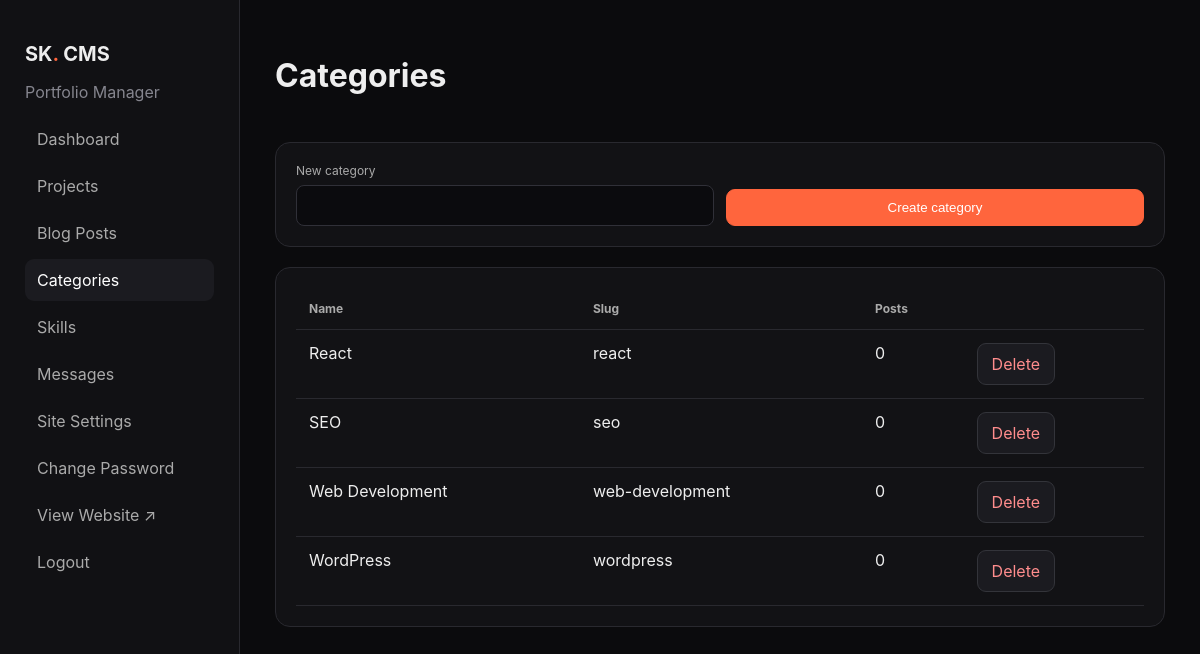
The app's page /admin/categories.php (signed in) with its own data.
### tables this page shows
CREATE TABLE IF NOT EXISTS categories(id INT UNSIGNED AUTO_INCREMENT PRIMARY KEY,name VARCHAR(120) NOT NULL,slug VARCHAR(160) NOT NULL UNIQUE,created_at TIMESTAMP DEFAULT CURRENT_TIMESTAMP);

### config.php (called while the page is built, shortened)
<?php
function db():PDO{static $p; if(!$p)$p=new PDO('mysql:host='.DB_HOST.';dbname='.DB_NAME.';charset=utf8mb4',DB_USER,DB_PASS,[PDO::ATTR_ERRMODE=>PDO::ERRMODE_EXCEPTION,PDO::ATTR_DEFAULT_FETCH_MODE=>PDO::FETCH_ASSOC,PDO::ATTR_EMULATE_PREPARES=>false]);return $p;}
function e(mixed $v):string{return htmlspecialchars((string)$v,ENT_QUOTES,'UTF-8');}
function csrf():string{if(empty($_SESSION['csrf']))$_SESSION['csrf']=bin2hex(random_bytes(32));return $_SESSION['csrf'];}

### admin/categories.php (the view)
<?php $page='categories';require __DIR__.'/_head.php';$msg='';if(isset($_GET['delete'])){check_csrf();db()->prepare('DELETE FROM categories WHERE id=?')->execute([(int)$_GET['delete']]);header('Location:categories.php');exit;}if($_SERVER['REQUEST_METHOD']==='POST'){try{check_csrf();$n=trim($_POST['name']??'');if(!$n)throw new RuntimeException('Category name required.');db()->prepare('INSERT INTO categories(name,slug) VALUES(?,?)')->execute([$n,slugify($n)]);$msg='Category created.';}catch(Throwable $e){$msg=$e->getMessage();}}$rows=db()->query('SELECT c.*,COUNT(p.id) post_count FROM categories c LEFT JOIN posts p ON p.category_id=c.id GROUP BY c.id ORDER BY c.name')->fetchAll();?><div class="topbar"><h1>Categories</h1></div><?php if($msg):?><div class="alert"><?=e($msg)?></div><?php endif;?><div class="panel"><form class="row" method="post"><input type="hidden" name="csrf" value="<?=e(csrf())?>"><label>New category<input name="name" required></label><button class="btn primary" style="align-self:end">Create category</button></form></div><div class="panel" style="margin-top:20px"><table class="table"><tr><th>Name</th><th>Slug</th><th>Posts</th><th></th></tr><?php foreach($rows as $r):?><tr><td><?=e($r['name'])?></td><td><?=e($r['slug'])?></td><td><?=e($r['post_count'])?></td><td><a class="btn danger" onclick="return confirm('Delete category? Posts will remain uncategorized.')" href="?delete=<?=$r['id']?>&csrf=<?=e(csrf())?>">Delete</a></td></tr><?php endforeach;?></table></div><?php require __DIR__.'/_foot.php';

### admin/_head.php
<?php require_once __DIR__.'/../config.php';require_admin();$page=$page??'';?><!doctype html><html><head><meta charset="utf-8"><meta name="viewport" content="width=device-width,initial-scale=1"><title>Admin — <?=e(setting('site_name','Portfolio'))?></title><link rel="stylesheet" href="admin.css"></head><body><div class="layout"><aside class="side"><h2>SK<span>.</span> CMS</h2><p class="muted">Portfolio Manager</p><a class="<?=$page==='dashboard'?'active':''?>" href="index.php">Dashboard</a><a class="<?=$page==='projects'?'active':''?>" href="projects.php">Projects</a><a class="<?=$page==='posts'?'active':''?>" href="posts.php">Blog Posts</a><a class="<?=$page==='categories'?'active':''?>" href="categories.php">Categories</a><a class="<?=$page==='skills'?'active':''?>" href="skills.php">Skills</a><a class="<?=$page==='messages'?'active':''?>" href="messages.php">Messages</a><a class="<?=$page==='settings'?'active':''?>" href="settings.php">Site Settings</a><a class="<?=$page==='password'?'active':''?>" href="password.php">Change Password</a><a href="../" target="_blank">View Website ↗</a><a href="logout.php">Logout</a></aside><main class="main">

### admin/_foot.php
</main></div></body></html>

### admin/admin.css (style rules this page uses)
* { box-sizing:border-box }
body { margin:0;background:#0b0b0d;color:#eee;font-family:Inter,system-ui,sans-serif }
.layout { display:flex;min-height:100vh }
.side { width:240px;background:#111114;border-right:1px solid #29292f;padding:25px;position:fixed;inset:0 auto 0 0 }
.side h2 { font-size:20px }
.side span { color:#ff653d }
.side a { display:block;padding:11px 12px;margin:5px 0;color:#aaa;border-radius:9px;text-decoration:none }
.side a:hover,.side a.active { background:#1b1b20;color:#fff }
.main { margin-left:240px;width:calc(100% - 240px);padding:35px;max-width:1500px }
.topbar { display:flex;justify-content:space-between;align-items:center;margin-bottom:25px }
.card,.panel { background:#121215;border:1px solid #29292f;border-radius:15px;padding:20px }
.muted { color:#85858e }
.btn { display:inline-block;padding:10px 14px;border-radius:9px;border:1px solid #33343a;background:#1b1b20;color:#fff;text-decoration:none;cursor:pointer }
.primary { background:#ff653d;border-color:#ff653d }
.danger { color:#ff8d8d }
.table { width:100%;border-collapse:collapse }
.table th,.table td { padding:13px;border-bottom:1px solid #29292f;text-align:left;vertical-align:top }
.table th { color:#aaa;font-size:12px }
.row { display:grid;grid-template-columns:1fr 1fr;gap:12px }
label { font-size:12px;color:#aaa;display:grid;gap:7px }
input,textarea,select { width:100%;background:#0b0b0e;border:1px solid #303038;color:#fff;padding:12px;border-radius:8px }

### records on screen
categories: name "React", slug "react", post_count "0"
categories: name "SEO", slug "seo", post_count "0"
categories: name "Web Development", slug "web-development", post_count "0"
categories: name "WordPress", slug "wordpress", post_count "0"
